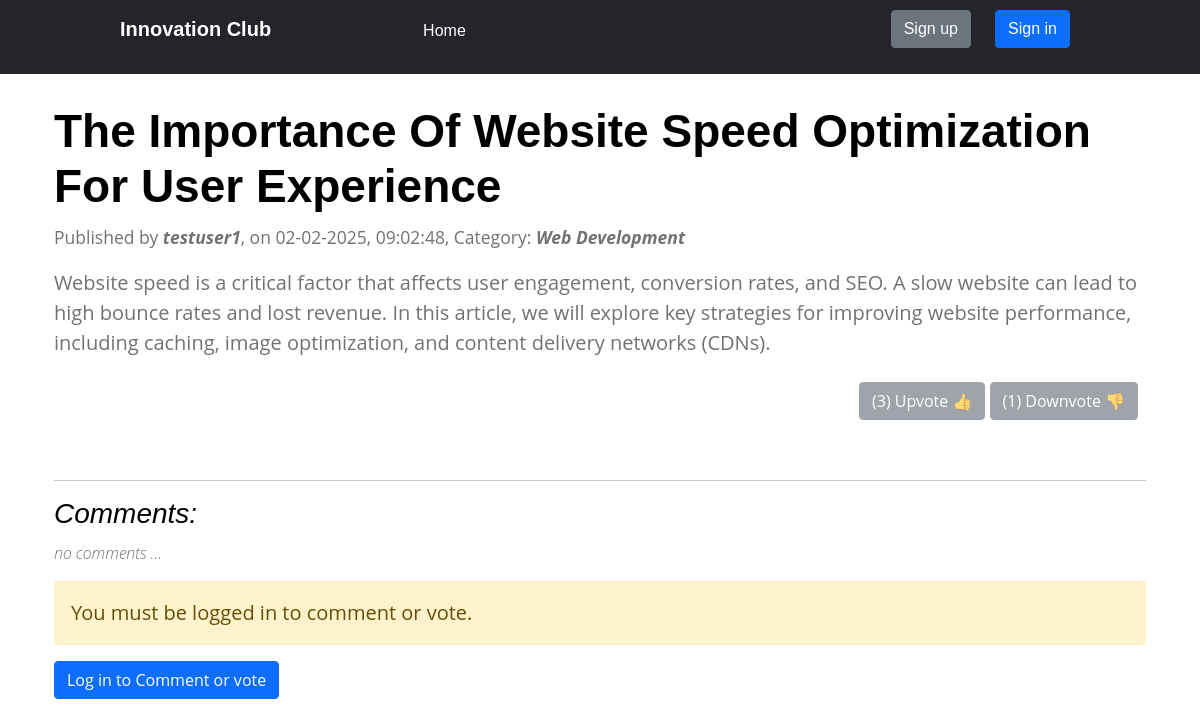
The app's page /blog/detail/4/ with its own data.
### blog/models.py (models this page shows, shortened)
class Post(models.Model):
    author = models.ForeignKey(User,on_delete=models.CASCADE)
    title = models.TextField()
    category = models.CharField(max_length=120)
    image = models.ImageField(upload_to='posts',blank=True,null=True)
    content = models.TextField()
    created_date = models.DateTimeField(default=timezone.now)
    published_date = models.DateTimeField(blank=True,null=True)
    def total_upvotes(self):
        return self.votes.filter(vote=1).count()
    def total_downvotes(self):
        return self.votes.filter(vote=-1).count()

### blog/views.py (the view)
# urls.py: url(r'^detail/(?P<pk>\d+)/$',DetailPost.as_view(),name='detail'),
class DetailPost(DetailView):
    model = Post
    context_object_name = 'post'
    template_name = 'blog/post_detail.html'
    def get_context_data(self, **kwargs):
        context = super().get_context_data(**kwargs)
        user = self.request.user
        post = self.get_object()
        if user.is_authenticated:
            vote = Vote.objects.filter(post=post, author=user).first()
            context['user_vote'] = vote.vote if vote else None
        else:
            context['user_vote'] = None  # Not logged in
        context['total_upvotes'] = post.total_upvotes()
        context['total_downvotes'] = post.total_downvotes()
        context['comment_form'] = CommentForm()
        return context

### blog/templates/blog/post_detail.html (shortened to what this page needs)
{% extends 'blog/post_base.html' %}
    {% load static %}
    {% block content %}
        <div class="container-sm">
            <div>
                <h2>{{ post.title|title }}</h2>
                <p class="date"><small>Published by <em><strong>{{ post.author }}</strong></em>, on {{ post.published_date|date:'d-m-Y, h:m:s' }}, Category: <em><strong>{{ post.category }}</strong></em></small></p>
                <p class="content">{{ post.content|linebreaksbr }}</p>
            </div>
            <div class="d-flex bd-highlight mb-3">
                <div class="me-auto p-2 bd-highlight">
                </div>
                <div class="ms-auto p-2 bd-highlight">
                    {% if not post.published_date %}
                    {% else %}
                    {% if user.is_authenticated %}
                        <form action="{% url 'blog:vote_post' post.pk 1 %}" method="post" style="display: inline;">
                            {% csrf_token %}
                            <button class="btn btn-secondary" type="submit" {% if user_vote == 1 %} style="background-color: #198754;"{% endif %}>
                                ({{ total_upvotes }}) Upvote 👍
                            </button>
                            </form>
                            <form action="{% url 'blog:vote_post' post.pk -1 %}" method="post" style="display: inline;">
                            {% csrf_token %}
                            <button class="btn btn-secondary" type="submit" {% if user_vote == -1 %} style="background-color: #dc3545;"{% endif %}>
                                ({{ total_downvotes }}) Downvote 👎
                            </button>
                        </form>
                    {% else %}
                        <button class="btn btn-secondary" type="button" disabled>
                                ({{ total_upvotes }}) Upvote 👍
                        </button>
                        <button class="btn btn-secondary" type="button" disabled>
                                ({{ total_downvotes }}) Downvote 👎
                        </button>
                    {% endif %}
                    {% endif %}
            </div>
        </div>
        {% if not post.published_date %}
        {% else %}
        <div class="comments">
            <hr>
            <h4><i>Comments:</i></h4>
            {% for comment in post.comments.all %}
                <div class="containter">
                    <div class="author">
                        <img src="{% static 'images/user-icon.png' %}" alt="">
                        <div class="author-name">
                            <p class="name">{{ comment.author }}</p>
                            <small>{{ comment.created_date|date:'M d,Y, h:m:s' }}</small>
                        </div>
                    </div>
                        <p class="comment">{{ comment.comment|linebreaksbr }}</p>
                </div>
                {% empty %}
                <p class="no-cmnt"><i>no comments ...</i></p>
            {% endfor %}
            <div class="create">
                {% if user.is_authenticated %}
                    <form method="post" action="{% url 'blog:add_comment' post.pk %}">
                        {% csrf_token %}
                        {{ comment_form.as_p }}
                        <div class="d-grid gap-2">
                            <button class="btn btn-primary" type="submit">Submit your comment</button>
                        </div>
                    </form>
                {% else %}
                    <p class="alert alert-warning">You must be logged in to comment or vote.</p>
                    <a type='button' class="btn btn-primary" href="{% url 'log_in' %}">Log in to Comment or vote</a>
                {% endif %}
            </div>
        </div>
        {% endif %}
    {% endblock %}

### static/css/style.css (style rules this page uses)
* { box-sizing: border-box; padding: 0; margin: 0; }
body { font-family: 'Roboto', sans-serif; }

### static/css/comments.css (style rules this page uses)
.comments { padding-top: 20px; padding-bottom: 20px; }
.comments h4 { font-weight: 400; margin: 10px 0 10px 0; }
.comments .no-cmnt { font-size: 16px; font-weight: 300; }

### static/css/topic_listing.css (style rules this page uses)
:root { --white-color: #ffffff; --primary-color: #13547a; --secondary-color: #80d0c7; --section-bg-color: #f0f8ff; --custom-btn-bg-color: #80d0c7; --custom-btn-bg-hover-color: #13547a; --dark-color: #000000; --p-color: #717275; --border-color: #7fffd4; --link-hover-color: #13547a; --body-font-family: 'Open Sans', sans-serif; --title-font-family: 'Montserrat', sans-serif; --h1-font-size: 58px; --h2-font-size: 46px; --h3-font-size: 32px; --h4-font-size: 28px; --h5-font-size: 24px; --h6-font-size: 22px; --p-font-size: 20px; --menu-font-size: 14px; --btn-font-size: 18px; --copyright-font-size: 16px; --border-radius-large: 100px; --border-radius-medium: 20px; --border-radius-small: 10px; --font-weight-normal: 400; --font-weight-medium: 500; --font-weight-semibold: 600; --font-weight-bold: 700; }
body { background-color: var(--white-color); font-family: var(--body-font-family); }
h2, h3, h4, h5, h6 { color: var(--dark-color); }
h1, h2, h3, h4, h5, h6 { font-family: var(--title-font-family); font-weight: var(--font-weight-semibold); }
h2 { font-size: var(--h2-font-size); font-weight: var(--font-weight-bold); }
h4 { font-size: var(--h4-font-size); }
p { color: var(--p-color); font-size: var(--p-font-size); font-weight: var(--font-weight-normal); }
a, button { touch-action: manipulation; transition: all 0.3s; }
a { display: inline-block; color: var(--primary-color); text-decoration: none; }
b, strong { font-weight: var(--font-weight-bold); }

### records on screen
Post: title "The Importance Of Website Speed Optimization For User Experience", author "testuser1", published_date "02-02-2025, 09:02:48", category "Web Development", content "Website speed is a critical factor that affects user engagement, conversion rates, and SEO. A slow website can lead to high bounce rates and lost revenue. In this article, we will explore key strategies for improving website performance, including caching, image optimization, and content delivery networks (CDNs)."

### other values on screen
{{ total_upvotes }} "3"
{{ total_downvotes }} "1"
